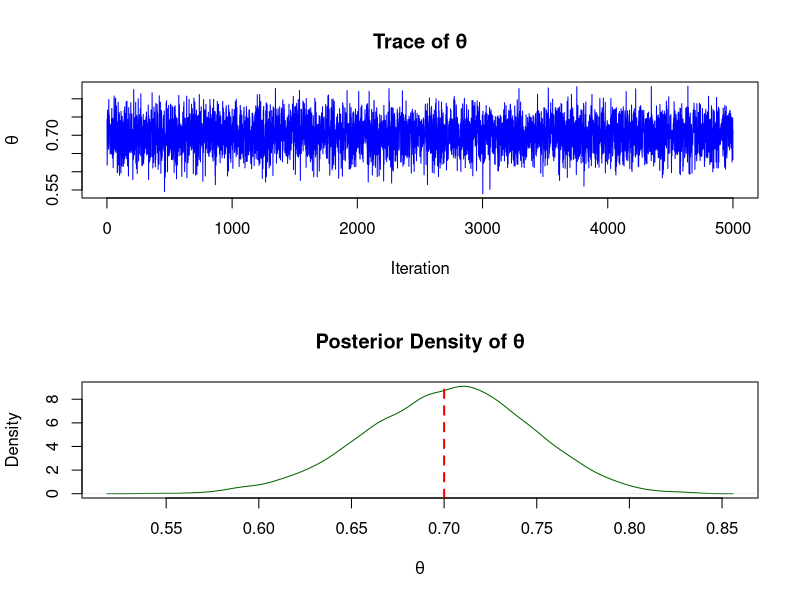

This chart was generated by the following R code:
set.seed(123)

# --- Observed Data ---
n <- 100
theta_true <- 0.7
y <- rbinom(n, 1, theta_true)

# --- Prior Parameters ---
alpha <- 2
beta <- 2

# --- Derived Posterior Parameters ---
alpha_star <- alpha - 1 + sum(y)
beta_star  <- beta - 1 + n - sum(y)

# --- HMC Parameters ---
epsilon <- 0.05
L <- 20
S <- 5000

# --- Logistic transform ---
theta_from_z <- function(z) 1 / (1 + exp(-z))
dtheta_dz <- function(z) theta_from_z(z) * (1 - theta_from_z(z))

# --- Potential energy in z-space ---
U <- function(z) {
  theta <- theta_from_z(z)
  -alpha_star * log(theta) - beta_star * log(1 - theta) - log(theta * (1 - theta))
}

# --- Gradient of potential energy wrt z ---
grad_U <- function(z) {
  theta <- theta_from_z(z)
  dtheta <- dtheta_dz(z)
  # Chain rule including Jacobian
  (-alpha_star / theta + beta_star / (1 - theta) - 1/theta + 1/(1-theta)) * dtheta
}

# --- HMC Sampling ---
samples <- numeric(S)
z <- qlogis(0.5)   # initial z

for (s in 1:S) {
  current_z <- z
  p <- rnorm(1)
  current_p <- p
  
  # Leapfrog
  p <- p - (epsilon/2) * grad_U(z)
  for (l in 1:L) {
    z <- z + epsilon * p
    if (l != L) p <- p - epsilon * grad_U(z)
  }
  p <- p - (epsilon/2) * grad_U(z)
  p <- -p   # momentum flip
  
  # Hamiltonian
  current_H <- U(current_z) + (current_p^2)/2
  proposed_H <- U(z) + (p^2)/2
  
  # Accept/reject
  accept_prob <- min(1, exp(current_H - proposed_H))
  if (runif(1) < accept_prob) {
    samples[s] <- theta_from_z(z)
  } else {
    z <- current_z
    samples[s] <- theta_from_z(z)
  }
}

# --- Posterior summaries ---
posterior_mean <- mean(samples)
posterior_sd <- sd(samples)

cat(sprintf("Posterior mean estimate: %.4f\n", posterior_mean))
cat(sprintf("Posterior standard deviation: %.4f\n", posterior_sd))

# --- Diagnostic plots ---
par(mfrow = c(2, 1))
plot(samples, type = "l", col = "blue",
     main = "Trace of θ",
     ylab = expression(theta), xlab = "Iteration")

dens <- density(samples)
plot(dens, col = "darkgreen",
     main = "Posterior Density of θ",
     xlab = expression(theta), ylab = "Density")
abline(v = theta_true, lty = 2, col = "red", lwd = 2)
